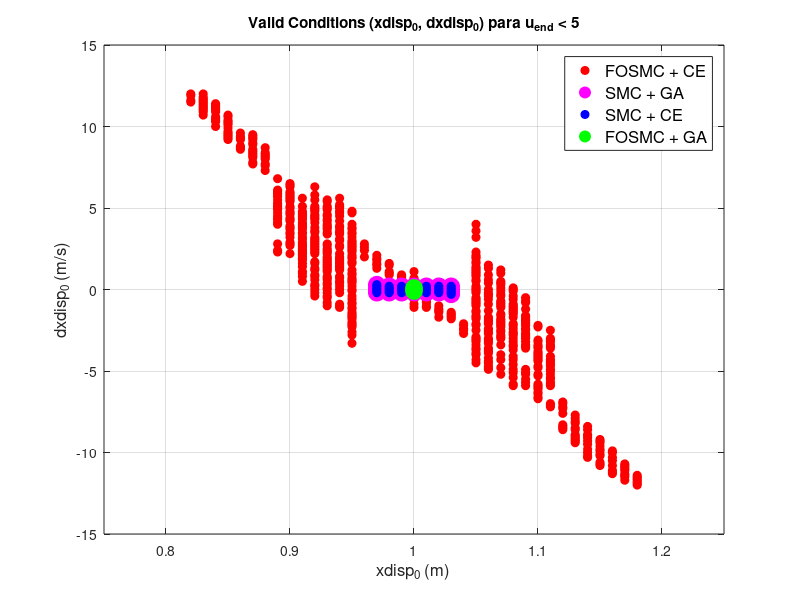

Write MATLAB code to recreate this figure. (Note: this script raises an error after producing the figure.)
clc; clear; close all;

% Load the results
load('Basin_GA_FOSMC.mat');
valid_xdisp0_GA_FOSMC  = valid_xdisp0;
valid_dxdisp0_GA_FOSMC = valid_dxdisp0;

load('Basin_CE_FOSMC.mat');
valid_xdisp0_CE_FOSMC  = valid_xdisp0;
valid_dxdisp0_CE_FOSMC = valid_dxdisp0;

load('Basin_CE_SMC.mat');
valid_xdisp0_GA_SMC    = valid_xdisp0;
valid_dxdisp0_GA_SMC   = valid_dxdisp0;

load('Basin_GA_SMC.mat');
valid_xdisp0_CE_SMC    = valid_xdisp0;
valid_dxdisp0_CE_SMC   = valid_dxdisp0;

% Plot the valid initial conditions
figure(1);
plot(valid_xdisp0_CE_FOSMC, valid_dxdisp0_CE_FOSMC, 'or','DisplayName','FOSMC + CE','MarkerFaceColor','red','MarkerSize',6);
hold on
plot(valid_xdisp0_GA_SMC, valid_dxdisp0_GA_SMC, 'om','DisplayName','SMC + GA','MarkerFaceColor','magenta','MarkerSize',12);
plot(valid_xdisp0_CE_SMC, valid_dxdisp0_CE_SMC, 'ob','DisplayName','SMC + CE','MarkerFaceColor','blue','MarkerSize',6);
plot(valid_xdisp0_GA_FOSMC, valid_dxdisp0_GA_FOSMC, 'og','DisplayName','FOSMC + GA','MarkerFaceColor','green','MarkerSize',12);
xlabel('xdisp_0 (m)','FontSize', 12);
ylabel('dxdisp_0 (m/s)','FontSize', 12);
title('Valid Conditions (xdisp_{0}, dxdisp_{0}) para u_{end} < 5');
grid on;
legend('Location','best','FontSize', 12);
xlim([0.75 1.25])
ax = gca;
ax.FontSize = 12;